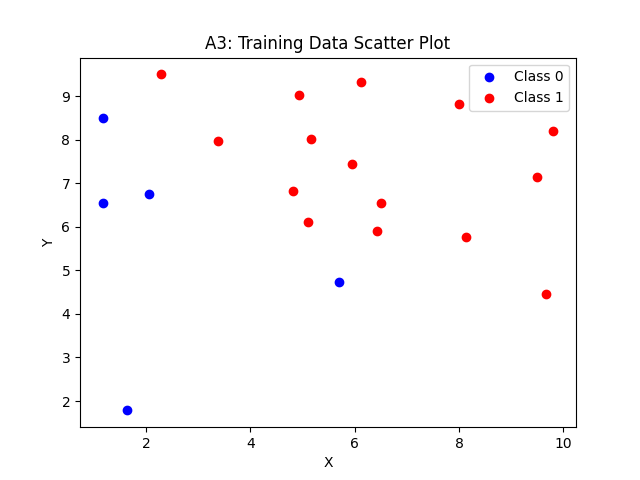

Python code for this plot:
import numpy as np
import matplotlib.pyplot as plt

np.random.seed(0)
train_X = np.random.uniform(1, 10, size=(20, 2))
train_y = np.array([0 if x[0]+x[1] < 11 else 1 for x in train_X])  # arbitrary rule

plt.figure()
plt.scatter(train_X[train_y==0, 0], train_X[train_y==0, 1], c='blue', label='Class 0')
plt.scatter(train_X[train_y==1, 0], train_X[train_y==1, 1], c='red', label='Class 1')
plt.xlabel("X")
plt.ylabel("Y")
plt.title("A3: Training Data Scatter Plot")
plt.legend()
plt.show()
plt.savefig("A3.png")